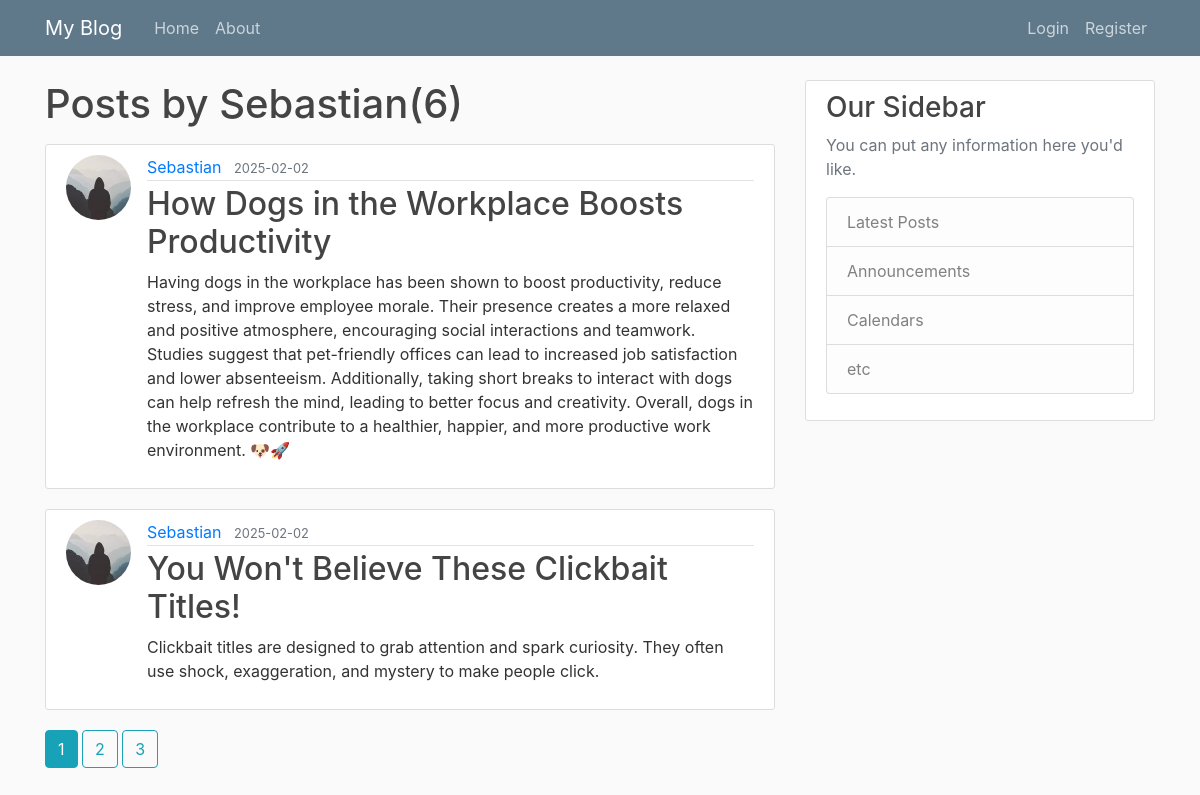
The app's page /home/Sebastian with its own data.
### flaskblog/models.py (models this page shows, shortened)
class User(db.Model, UserMixin):
    id = db.Column(db.Integer, primary_key=True)
    username = db.Column(db.String(20),unique=True,nullable=False)
    email = db.Column(db.String(120),unique=True,nullable=False)
    image_file = db.Column(db.String(20),nullable=False,default='default.jpg')
    password = db.Column(db.String(60),nullable=False)
    posts=db.relationship('Post',backref='author',lazy=True)

class Post(db.Model):
    id = db.Column(db.Integer, primary_key=True)
    title=db.Column(db.String(100),nullable=False)
    date_posted=db.Column(db.DateTime,nullable=False,default=datetime.utcnow)
    content=db.Column(db.Text,nullable=False)
    user_id=db.Column(db.Integer,db.ForeignKey("user.id"),nullable=False)

### flaskblog/users/routes.py (the view)
@users.route("/home/<string:username>")
def user_posts(username):
    page=request.args.get('page',1,type=int)
    user=User.query.filter_by(username=username).first_or_404()
    posts=Post.query.filter_by(author=user)\
        .order_by(Post.date_posted.desc())\
        .paginate(page=page,per_page=2)
    return render_template ("user_posts.html",posts=posts,user=user)

### flaskblog/templates/user_posts.html
{%extends 'layout.html'%} {%block content%}
<h1 class="mb-3">Posts by {{user.username}}({{posts.total}})</h1>
{%for post in posts.items%}
<article class="media content-section">
  <img
    class="rounded-circle article-img"
    src="{{url_for('static',filename='profile_pics/'+post.author.image_file)}}"
  />
  <div class="media-body">
    <div class="article-metadata">
      <a
        class="mr-2"
        href="{{url_for('users.user_posts',username=post.author.username)}}"
        >{{ post.author.username }}</a
      >
      <small class="text-muted"
        >{{ post.date_posted.strftime('%Y-%m-%d') }}</small
      >
    </div>
    <h2>
      <a class="article-title" href="{{url_for('posts.post',post_id=post.id)}}"
        >{{ post.title }}</a
      >
    </h2>
    <p class="article-content">{{ post.content }}</p>
  </div>
</article>
{%endfor%} {%for page_num in
posts.iter_pages(left_edge=1,right_edge=1,left_current=1,right_current=2)%} {%if
page_num%} {%if posts.page==page_num%}
<a
  class="btn btn-info mb-4"
  href="{{url_for('users.user_posts',username=user.username,page=page_num)}}"
  >{{page_num}}</a
>
{%else%}
<a
  class="btn btn-outline-info mb-4"
  href="{{url_for('users.user_posts',username=user.username,page=page_num)}}"
  >{{page_num}}</a
>
{%endif%} {%else%} ... {%endif%} {%endfor%} {%endblock content%}

### flaskblog/static/main.css (style rules this page uses)
body { background: #fafafa; color: #333333; margin-top: 5rem; }
h1, h2, h3, h4, h5, h6 { color: #444444; }
.content-section { background: #ffffff; padding: 10px 20px; border: 1px solid #dddddd; border-radius: 3px; margin-bottom: 20px; }
.article-title { color: #444444; }
.article-content { white-space: pre-line; }
.article-img { height: 65px; width: 65px; margin-right: 16px; }
.article-metadata { padding-bottom: 1px; margin-bottom: 4px; border-bottom: 1px solid #e3e3e3; }

### records on screen
User: username "Sebastian"
Post: image_file (picture), author.username "Sebastian", date_posted "2025-02-02", title "How Dogs in the Workplace Boosts Productivity", content "Having dogs in the workplace has been shown to boost productivity, reduce stress, and improve employee morale. Their presence creates a more relaxed and positive atmosphere, encouraging social interactions and teamwork. Studies suggest that pet-friendly offices can lead to increased job satisfaction and lower absenteeism. Additionally, taking short breaks to interact with dogs can help refresh the mind, leading to better focus and creativity. Overall, dogs in the workplace contribute to a healthier, happier, and more productive work environment. 🐶🚀"
Post: image_file (picture), author.username "Sebastian", date_posted "2025-02-02", title "You Won't Believe These Clickbait Titles!", content "Clickbait titles are designed to grab attention and spark curiosity. They often use shock, exaggeration, and mystery to make people click."

### other values on screen
{{ posts.total }} "6"
{{ page_num }} "1"
{{ page_num }} "2" "3"
